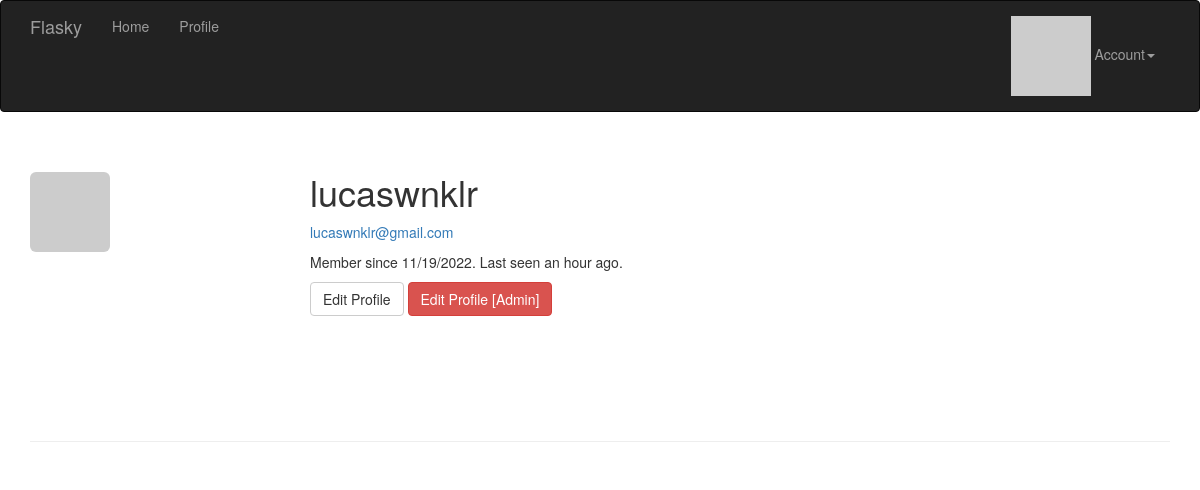
Before: /user/lucaswnklr (signed in) with the older database file.
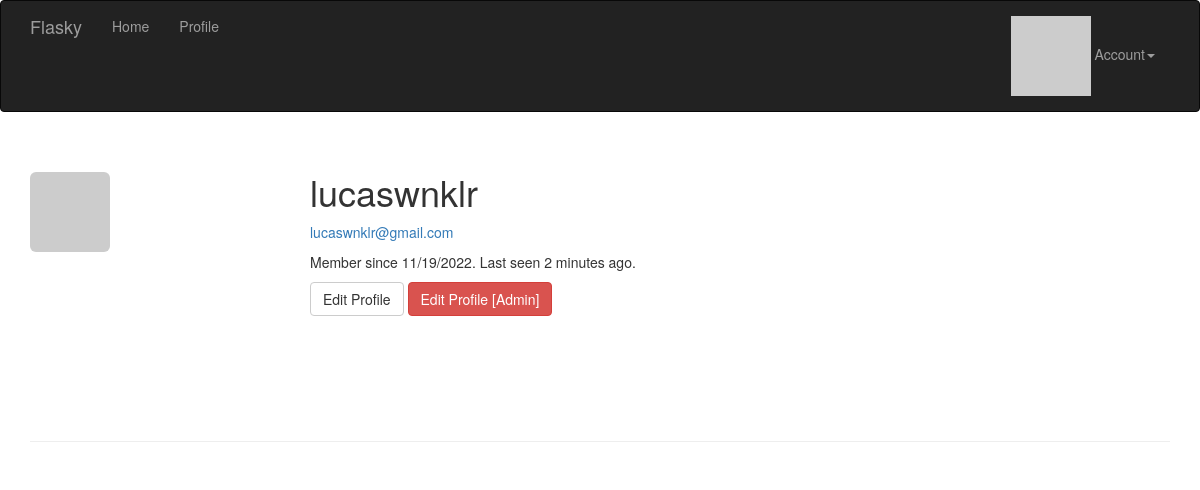
After: the same page with the newer database file.
### app/models.py (models this page shows, shortened)
class User(UserMixin, db.Model):
    __tablename__ = 'users'
    id = db.Column(db.Integer, primary_key=True)
    email = db.Column(db.String(64), unique=True, index=True)
    username = db.Column(db.String(64), unique=True, index=True)
    role_id = db.Column(db.Integer, db.ForeignKey('roles.id'))
    password_hash = db.Column(db.String(128))
    confirmed = db.Column(db.Boolean, default=False)
    name = db.Column(db.String(64))
    location = db.Column(db.String(64))
    about_me = db.Column(db.Text())
    member_since = db.Column(db.DateTime(), default=datetime.utcnow)
    last_seen = db.Column(db.DateTime(), default=datetime.utcnow)
    avatar_hash = db.Column(db.String(32))
    @property
    def password(self):
        raise AttributeError('password is not a readable attribute')
    def can(self, perm):
        return self.role is not None and self.role.has_permission(perm)
    def is_administrator(self):
        return self.can(Permission.ADMIN)
    def ping(self):
        self.last_seen = datetime.utcnow()
        db.session.add(self)
        db.session.commit()
    def gravatar_hash(self):
        return hashlib.md5(self.email.lower().encode('utf-8')).hexdigest()
    def gravatar(self, size=100, default='identicon', rating='g'):
        url = 'https://secure.gravatar.com/avatar'
        hash = self.avatar_hash or self.gravatar_hash()
        return '{url}/{hash}?s={size}&d={default}&r={rating}'.format(
            url=url, hash=hash, size=size, default=default, rating=rating)

### app/main/views.py (the view)
@main.route('/user/<username>')
def user(username):
    user = User.query.filter_by(username=username).first_or_404()
    return render_template('user.html', user=user)

### app/auth/views.py (called while the page is built)
@auth.before_app_request
def before_request():
    if current_user.is_authenticated:
        current_user.ping()
        if not current_user.confirmed \
                and request.endpoint \
                and request.blueprint != 'auth' \
                and request.endpoint != 'static':
            return redirect(url_for('auth.unconfirmed'))

### app/main/__init__.py (called while the page is built)
@main.app_context_processor
def inject_permissions():
    return dict(Permission=Permission)

### app/models.py (called while the page is built)
@login_manager.user_loader
def load_user(user_id):
    return User.query.get(int(user_id))

    def has_permission(self, perm):
        return self.permissions & perm == perm

### app/templates/user.html (shortened to what this page needs)
{% extends "base.html" %}
{% block page_content %}
<div class="page-header">
    <img class="img-rounded profile-thumbnail" src="{{ user.gravatar(size=256) }}">
    <div class="profile-header">
        <h1>{{ user.username }}</h1>
        {% if current_user.is_administrator() %}
        <p><a href="mailto:{{ user.email }}">{{ user.email }}</a></p>
        {% endif %}
        <p>Member since {{ moment(user.member_since).format('L') }}. Last seen {{ moment(user.last_seen).fromNow() }}.</p>
        <p>
            {% if user == current_user %}
            <a class="btn btn-default" href="{{ url_for('.edit_profile') }}">Edit Profile</a>
            {% endif %}
            {% if current_user.is_administrator() %}
            <a class="btn btn-danger" href="{{ url_for('.edit_profile_admin', id=user.id) }}">Edit Profile [Admin]</a>
            {% endif %}
        </p>
    </div>
</div>
{% endblock %}

### app/templates/base.html (shortened to what this page needs)
{% extends "bootstrap/base.html" %}
{% block head %}
{{ super() }}
<link rel="stylesheet" type="text/css" href="{{ url_for('static', filename='styles.css') }}">
{% endblock %}
{% block navbar %}
<div class="navbar navbar-inverse" role="navigation">
    <div class="container">
        <div class="navbar-header">
            <a class="navbar-brand" href="{{ url_for('main.index') }}">Flasky</a>
        </div>
        <div class="navbar-collapse collapse">
            <ul class="nav navbar-nav">
                <li><a href="{{ url_for('main.index') }}">Home</a></li>
                {% if current_user.is_authenticated %}
                <li><a href="{{ url_for('main.user', username=current_user.username) }}">Profile</a> </li>
                {% endif %}
            </ul>
            <ul class="nav navbar-nav navbar-right">
                {% if current_user.is_authenticated %}
                <li class="dropdown">
                    <a href="#" class="dropdown-toggle" data-toggle="dropdown">
                        <img src="{{ current_user.gravatar(size=18) }}">
                        Account<b class="caret"></b>
                    </a>
                </li>
                {% else %}
                <li><a href="{{ url_for('auth.login') }}">Log In</a> </li>
                {% endif %}
            </ul>
        </div>
    </div>
</div>
{% endblock %}
{% block content %}
<div class="container">
    {% block page_content %}{% endblock %}
</div>
{% endblock %}

### app/static/styles.css (style rules this page uses)
.profile-thumbnail { position: absolute; }
.profile-header { min-height: 260px; margin-left: 280px; }

Changed rows visible on the page:
changed User "lucaswnklr": last_seen "an hour ago" → "2 minutes ago"
